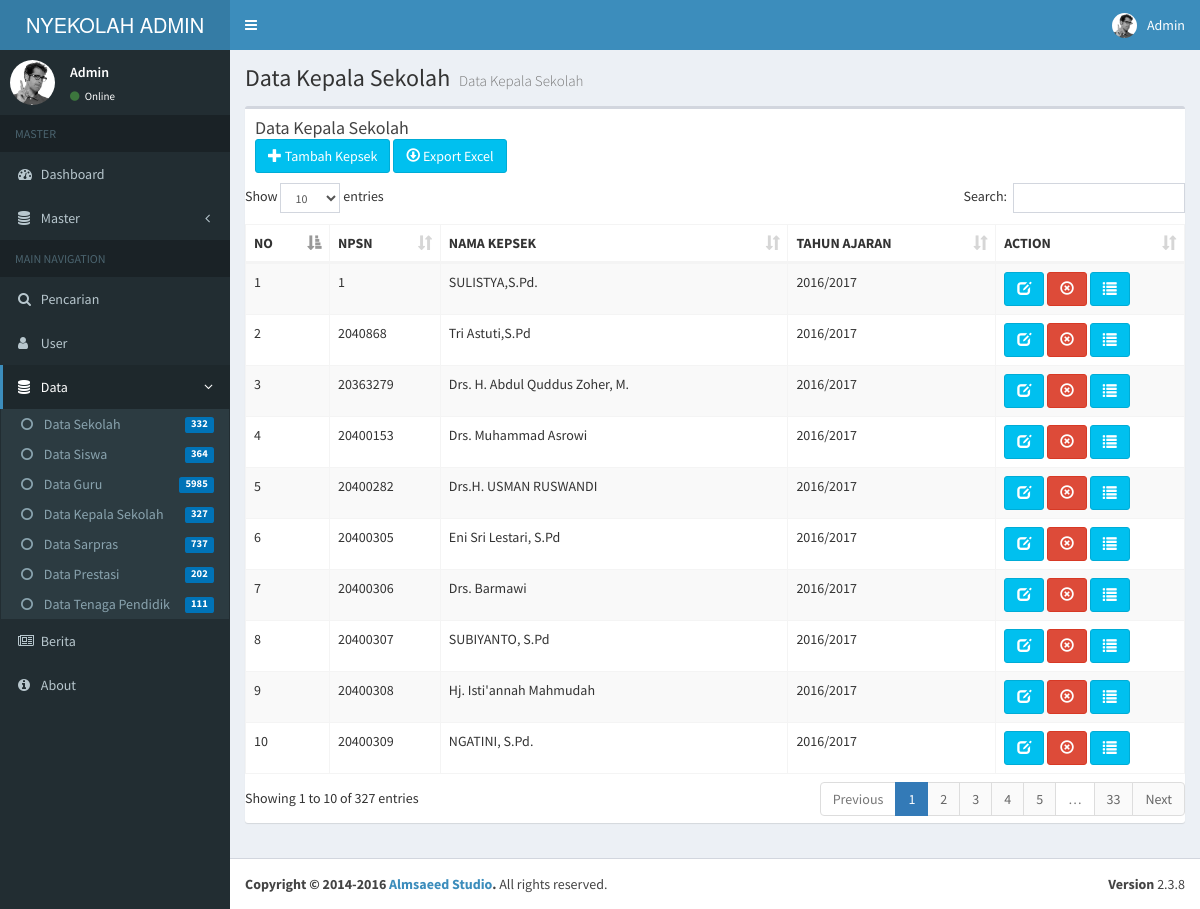
The page /page/data/kepsek.php on the database its author committed.
### tables this page shows
CREATE TABLE `kepsek` (
  `npsn` int(10) NOT NULL,
  `tahun_ajaran` varchar(50) NOT NULL,
  `kepala_sekolah` varchar(30) NOT NULL,
  `nbm` varchar(15) NOT NULL,
  `tgl_lahir` date NOT NULL,
  `sk_pengangkatan` int(20) NOT NULL,
  `tgl_sk` date NOT NULL,
  `asal_sk` varchar(30) NOT NULL,
  `tmt_jabatan` date NOT NULL,
  `masa_tugaske` varchar(2) NOT NULL,
  `tgl_berahir` date NOT NULL
);

### page/data/kepsek.php (the view, shortened to what this page needs)
<?php
include "../../dbconfig.php";
?>
<?php include "../header.php"; ?>
<?php include "../sidebar.php"; ?>
<div class="content-wrapper">
  <section class="content-header">
    <h1>
      Data Kepala Sekolah
      <small>Data Kepala Sekolah</small>
    </h1>
  </section>
  <section class="content">
    <div class="row">
      <div class="col-xs-12">
        <div class="box">
          <div class="box-header">
            <h3 class="box-title">Data Kepala Sekolah</h3><br>
            <a class="btn btn-info" href="#"><span class="glyphicon glyphicon-plus"></span> Tambah Kepsek</a>
            <a class="btn btn-info" href="#"><span class="glyphicon glyphicon-download"></span> Export Excel</a>
          </div>
          <div class="box-body table-responsive no-padding">
            <table id="example1" class="table table-bordered table-striped">
              <thead>
              <tr>
                <th>NO</th>
                <th>NPSN</th>
                <th>NAMA KEPSEK</th>
                <th>TAHUN AJARAN</th>
                <th>ACTION</th>
              </tr>
              </thead>
              <tbody>
               <?php
                  $no = 1;
                  $stmt = $DB_con->prepare('SELECT * FROM kepsek');
                  $stmt->execute();
                  if($stmt->rowCount() > 0)
                  {
                    while($row=$stmt->fetch(PDO::FETCH_ASSOC))
                  {
                    extract($row);
              ?>
              <tr>
                <td><?php echo $no++; ?></td>
                <td><?php echo $npsn; ?></td>
                <td><?php echo $kepala_sekolah; ?></td>
                <td><?php echo $tahun_ajaran; ?></td>
                <td>
                  <a class="btn btn-info" href="edit-kepsek?edit_id=<?php echo $row['npsn']; ?>"><span class="glyphicon glyphicon-edit"></span></a>
                    <a class="btn btn-danger" href="?delete_id=<?php echo $row['npsn']; ?>"><span class="glyphicon glyphicon-remove-circle"></span></a>
                    <a class="btn btn-info" href="detail-kepsek?detail_id=<?php echo $row['npsn']; ?>"><span class="glyphicon glyphicon-list" aria-hidden="true"></span></a>
                </td>
              </tr>
              <?php
              }
              }
          else
  {
      ?>
        <td colspan="9">No Data Found ...</td>
      <?php
  }
?>
            </table>
          </div>
        </div>
      </div>
    </div>
  </section>
</div>
<?php include "../footer.php"; ?>

### rows shown on the page
kepsek: npsn "1", kepala_sekolah "SULISTYA,S.Pd.", tahun_ajaran "2016/2017"
kepsek: npsn "2040868", kepala_sekolah "Tri Astuti,S.Pd", tahun_ajaran "2016/2017"
kepsek: npsn "20363279", kepala_sekolah "Drs. H. Abdul Quddus Zoher, M.", tahun_ajaran "2016/2017"
kepsek: npsn "20400153", kepala_sekolah "Drs. Muhammad Asrowi", tahun_ajaran "2016/2017"
kepsek: npsn "20400282", kepala_sekolah "Drs.H. USMAN RUSWANDI", tahun_ajaran "2016/2017"
kepsek: npsn "20400305", kepala_sekolah "Eni Sri Lestari, S.Pd", tahun_ajaran "2016/2017"
kepsek: npsn "20400306", kepala_sekolah "Drs. Barmawi", tahun_ajaran "2016/2017"
kepsek: npsn "20400307", kepala_sekolah "SUBIYANTO, S.Pd", tahun_ajaran "2016/2017"
kepsek: npsn "20400308", kepala_sekolah "Hj. Isti'annah Mahmudah", tahun_ajaran "2016/2017"
kepsek: npsn "20400309", kepala_sekolah "NGATINI, S.Pd.", tahun_ajaran "2016/2017"

### other values the page prints
$datasekolah[0] "332"
$datasiswa[0] "364"
$dataguru[0] "5985"
$datakepsek[0] "327"
$datasarpras[0] "737"
$dataprestasi[0] "202"
$datatenkependik[0] "111"
